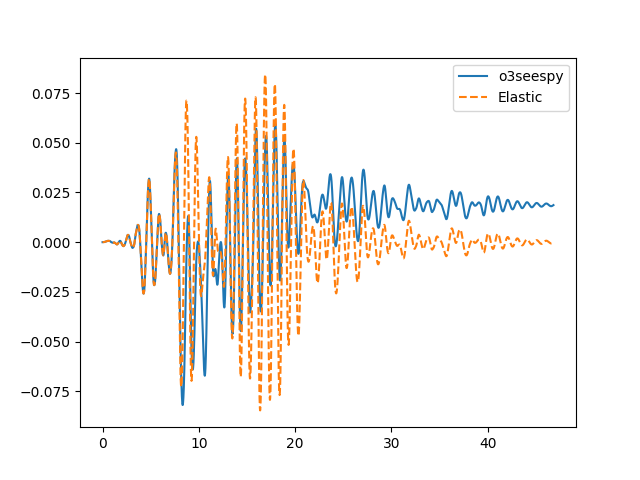

Write Python code to recreate this figure.
import numpy as np
import matplotlib.pyplot as plt

import openseespy.opensees as opy
import o3seespy as opw

from tests.conftest import TEST_DATA_DIR

# Load a ground motion
dt = 0.01
rec = np.loadtxt(TEST_DATA_DIR + 'test_motion_dt0p01.txt')

# Define inelastic SDOF
period = 1.0
xi = 0.05
mass = 1.0
f_yield = 1.5  # Reduce this to make it nonlinear
r_post = 0.0

# Initialise OpenSees instance
osi = opw.OpenseesInstance(dimensions=2, state=0)

# Establish nodes
bot_node = opw.node.Node(osi, 0, 0)
top_node = opw.node.Node(osi, 0, 0)

# Fix bottom node
opw.Fix(osi, top_node, opw.cc.FREE, opw.cc.FIXED, opw.cc.FIXED)
opw.Fix(osi, bot_node, opw.cc.FIXED, opw.cc.FIXED, opw.cc.FIXED)
# Set out-of-plane DOFs to be slaved
opw.EqualDOF(osi, top_node, bot_node, [opw.cc.Y, opw.cc.ROTZ])

# nodal mass (weight / g):
opw.Mass(osi, top_node, mass, 0., 0.)

# Define material
k_spring = 4 * np.pi ** 2 * mass / period ** 2
bilinear_mat = opw.uniaxial_material.Steel01(osi, fy=f_yield, e0=k_spring, b=r_post)

# Assign zero length element, # Note: pass actual node and material objects into element
opw.element.ZeroLength(osi, bot_node, top_node, mat_x=bilinear_mat, r_flag=1)

# Define the dynamic analysis
load_tag_dynamic = 1
pattern_tag_dynamic = 1

values = list(-1 * rec)  # should be negative
opy.timeSeries('Path', load_tag_dynamic, '-dt', dt, '-values', *values)
opy.pattern('UniformExcitation', pattern_tag_dynamic, opw.cc.X, '-accel', load_tag_dynamic)

# set damping based on first eigen mode
angular_freq = opy.eigen('-fullGenLapack', 1) ** 0.5
beta_k = 2 * xi / angular_freq
opw.rayleigh.Rayleigh(osi, alpha_m=0.0, beta_k=beta_k, beta_k_init=0.0, beta_k_comm=0.0)

# Run the dynamic analysis
opw.wipe_analysis(osi)

# Run the dynamic analysis
opw.algorithm.Newton(osi)
opw.system.SparseGeneral(osi)
opw.numberer.RCM(osi)
opw.constraint.Transformation(osi)
opw.integrator.Newmark(osi, gamma=0.5, beta=0.25)
opw.analysis.Transient(osi)

opw.test_check.EnergyIncr(osi, tol=1.0e-10, max_iter=10)
analysis_time = (len(values) - 1) * dt
analysis_dt = 0.001
outputs = {
    "time": [],
    "rel_disp": [],
    "rel_accel": [],
    "rel_vel": [],
    "force": []
}

# access underlying openseespy commands to control analysis
while opy.getTime() < analysis_time:

    opy.analyze(1, analysis_dt)
    curr_time = opy.getTime()
    outputs["time"].append(curr_time)
    outputs["rel_disp"].append(opy.nodeDisp(top_node.tag, opw.cc.X))
    outputs["rel_vel"].append(opy.nodeVel(top_node.tag, opw.cc.X))
    outputs["rel_accel"].append(opy.nodeAccel(top_node.tag, opw.cc.X))
    opy.reactions()
    outputs["force"].append(-opy.nodeReaction(bot_node.tag, opw.cc.X))  # Negative since diff node
opy.wipe()
for item in outputs:
    outputs[item] = np.array(outputs[item])


plt.plot(outputs['time'], outputs['rel_disp'], label='o3seespy')
periods = np.array([period])

# Compare closed form elastic solution
from eqsig import sdof
resp_u, resp_v, resp_a = sdof.response_series(motion=rec, dt=dt, periods=periods, xi=xi)
plt.plot(np.arange(len(rec)) * dt, resp_u[0], ls='--', label='Elastic')
plt.legend()
plt.savefig('readme_example.png')
plt.show()


